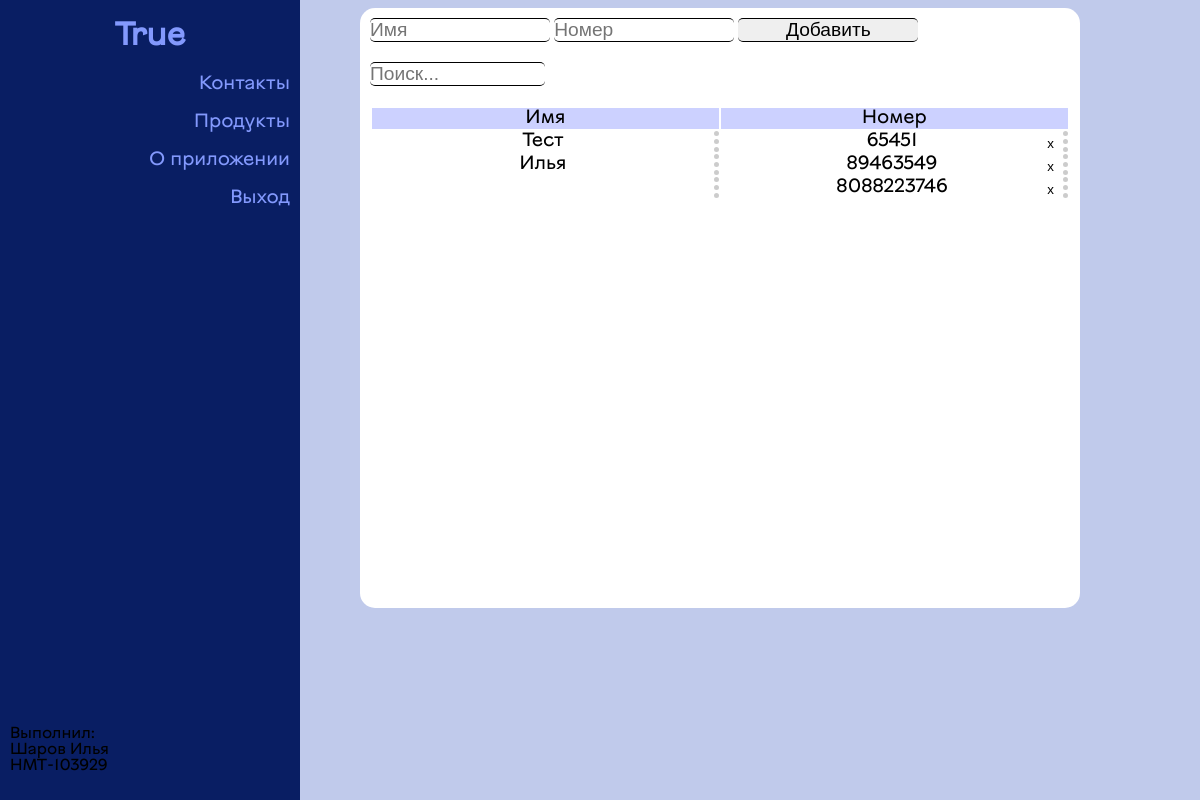
The page /contacts/ (signed in) on the database as committed earlier.
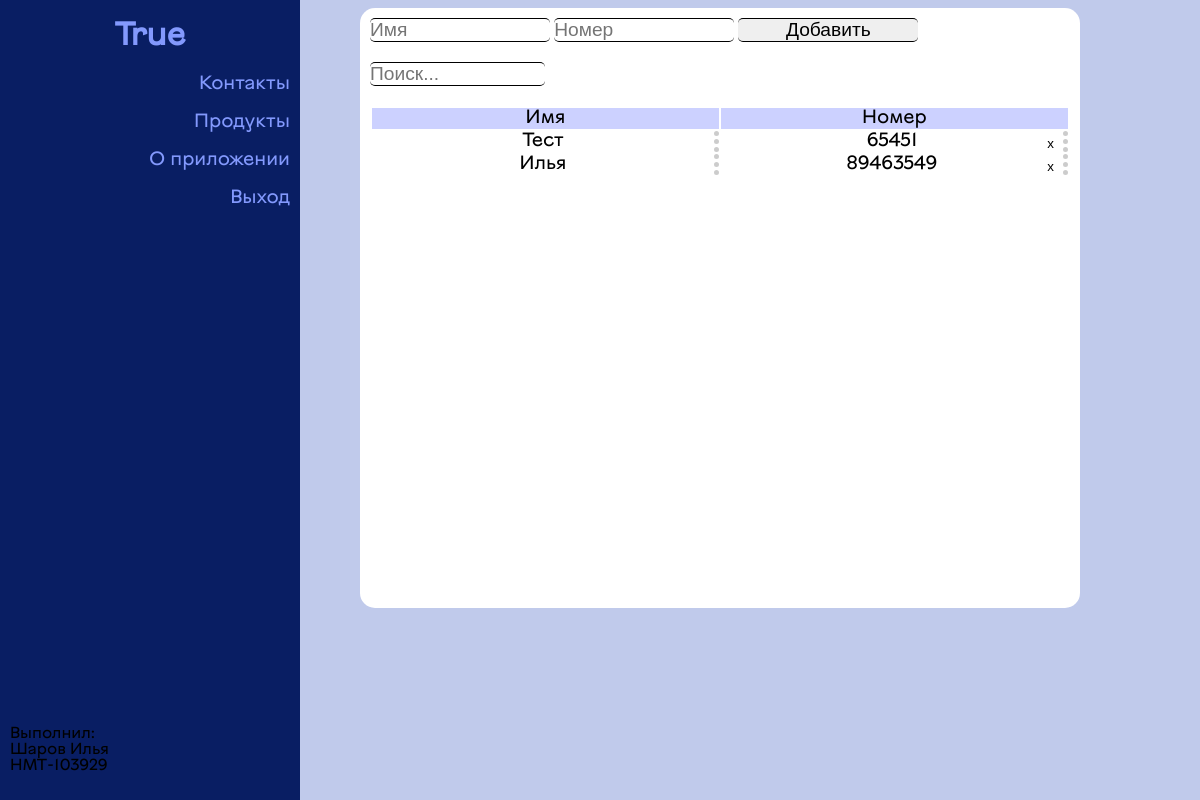
The same page on the database as committed later.
### fullstack/models.py (models this page shows, shortened)
class Contacts_name(models.Model):
    name = models.CharField(max_length=255, verbose_name='Имя контакта')
    client = models.ForeignKey('Client', null=True, on_delete=models.PROTECT, verbose_name='Имя клиента')

class Contacts_phone(models.Model):
    name = models.ForeignKey('Contacts_name', null=True, on_delete=models.PROTECT, verbose_name='Имя контакта')
    phone = models.CharField(max_length=255, verbose_name='Номер')

### fullstack/views.py (the view)
# urls.py: path('contacts/', contacts, name='contacts'),
def contacts(request):
    nums = Contacts_name.objects.filter(client=request.session['id'])
    cont = []
    last = ''
    for n in nums:
        for num in Contacts_phone.objects.filter(name=n.pk):
            if last != n.name:
                cont.append({'name': n.name, 'phone': num.phone, 'uname':n.name})
                last = n.name
            else:
                cont.append({'name': '', 'phone': num.phone,    'uname':n.name})
    response = render(request, 'pages/contacts.html', {'User': request.session['user'], 'cont':cont})
    return response

### fullstack/templates/pages/contacts.html (shortened to what this page needs)
<!DOCTYPE html>
{% load static %}
<html>
	<head>
	</head>
	<body>
		<div id="left-board"  class='bg-r'>
			<h1>{{User}}</h1>
			<div class='button' id='0'><p>Контакты</p></div>
			<div class='button'><p><a href='/index/'>Продукты</a></p></div>
			<div class='button'><p><a href='/about/'>О приложении</a></p></div>
			<div class='button'><p><a href='/logout/'>Выход</a></p></div>
		</div>
		<div class='window' id='c-0'>
			<form method=GET action='/aCont/'>
				<input name='name' type='text' placeholder='Имя' required>
				<input name='num' type='num' placeholder='Номер' required>
				<input type='submit' value='Добавить'>
			</form>
			<div style="padding: 10px">
				<input onchange="search()" id='searcher' type=text/ placeholder="Поиск...">
			</div>
			<table>
				<thead>
					<tr id="SH"><td>Имя</td><td>Номер</td></tr>
				</thead>
				<tbody>
					{% for c in cont %}
						<tr id="{{c.uname}}{{c.phone}}"><td>{{c.name}}</td> <td>{{c.phone}} <a href="/rCont/{{c.uname}}/{{c.phone}}"><button  class='remove'>x</button></a></td></tr>
					{% endfor %}
				</tbody>
			</table>
		</div>
		<div class='writer'><p>Выполнил:<br>Шаров Илья<br>НМТ-103929</p></div>
	</body>
</html>

Rows that differ between the two databases and show on the page:
removed Contacts_phone: phone "8088223746"
Other text that changed with them:
list line gone: "x"
